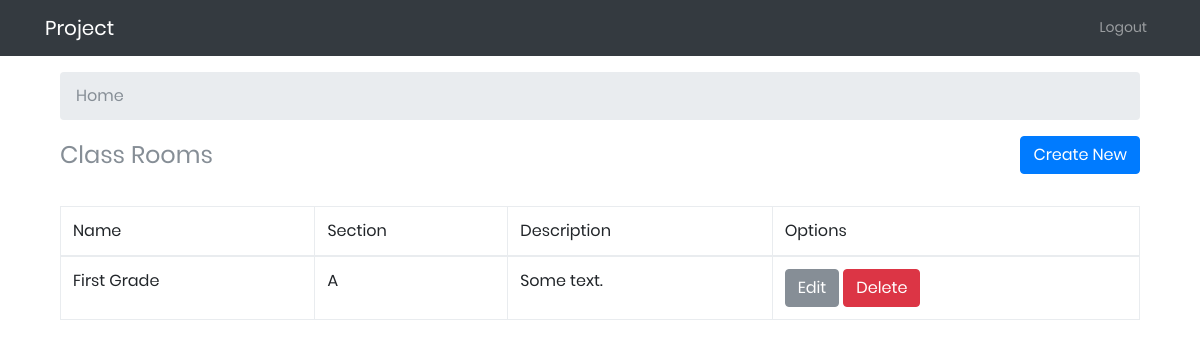
The page /classrooms/index/ (signed in) on the database its author committed.
### classrooms/models.py (models this page shows, shortened)
class ClassRoom(models.Model):
    name = models.CharField(max_length=50)
    section = models.CharField(max_length=1)
    description = models.TextField(null=True, blank=True)

### classrooms/views.py (the view)
# urls.py: path('index/', views.ClassRoomList.as_view(), name='classrooms'),
class ClassRoomList(generic.ListView):
	model = ClassRoom
	template_name = 'classrooms/index.html'

### templates/classrooms/index.html (shortened to what this page needs)
{% extends 'base.html' %}
{% block nav %}
    {% if user.is_authenticated %}
        <li class="nav-item">
            <a class="nav-link" href="{% url 'logout' %}"> Logout </a>
        </li>
    {% endif %}
{% endblock %}
{% block content %}
{% if user.is_authenticated %}
    <div class="container">
        <nav aria-label="breadcrumb">
            <ol class="breadcrumb">
                <li class="breadcrumb-item active" aria-current="page">Home</li>
            </ol>
        </nav>
        <div class="row">
            <div class="col-md-12 mb-3">
                <h4 class="d-flex justify-content-between align-items-center mb-3">
                    <span class="text-muted">Class Rooms</span>
                    <a class="btn btn-primary" href="{% url 'classroomcreate' %}">Create New</a>
                </h4>
            </div>
        </div>
        <table class="table table-bordered">
            <thead>
                <tr>
                    <td>Name</td>
                    <td>Section</td>
                    <td>Description</td>
                    <td>Options</td>
                </tr>
            </thead>
            <tbody>
                {% for classroom in object_list %}
                <tr>
                    <td>{{ classroom.name }}</td>
                    <td>{{ classroom.section }}</td>
                    <td>{{ classroom.description }}</td>
                    <td><a class="btn btn-secondary" href="{% url 'classroomupdate' classroom.id %}">Edit</a> <a class="btn btn-danger" href="{% url 'classroomdelete' classroom.id %}">Delete</a></td>
                </tr>
                {% endfor %}
            </tbody>
        </table>
    </div>
</div>
{% endif %}
{% endblock %}

### statics/css/main.css (style rules this page uses)
* { margin: 0px; padding: 0px; box-sizing: border-box; }
body, html { height: 100%; font-family: Poppins-Regular, sans-serif; }
a { font-family: Poppins-Regular; font-size: 14px; line-height: 1.7; color: #666666; margin: 0px; transition: all 0.4s; -webkit-transition: all 0.4s; -o-transition: all 0.4s; -moz-transition: all 0.4s; }
h1,h2,h3,h4,h5,h6 { margin: 0px; }
ul, li { margin: 0px; list-style-type: none; }

### rows shown on the page
ClassRoom: name "First Grade", section "A", description "Some text."
